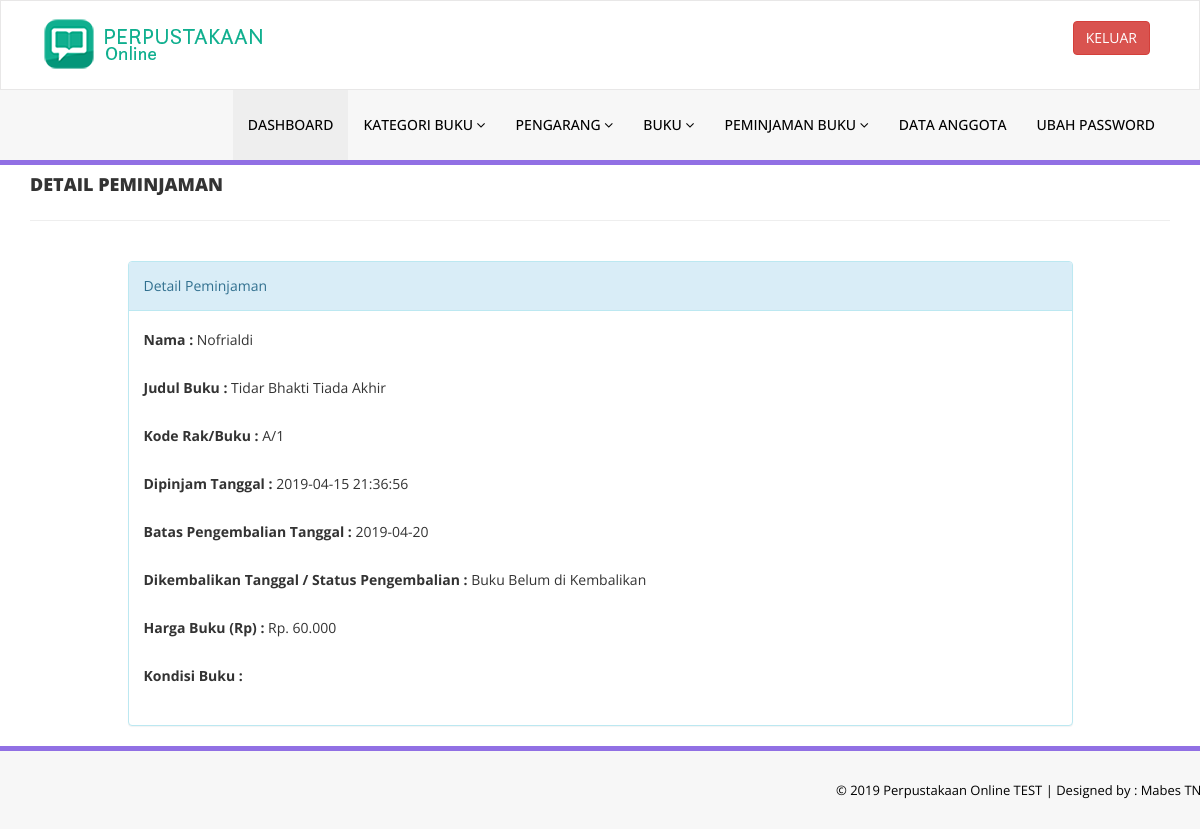
The app's page /admin/detail-issue-bookdeails.php?rid=35 (signed in) with its own data.
### tables this page shows
CREATE TABLE `tblissuedbookdetails` (
  `id` int(11) NOT NULL,
  `BookId` int(11) DEFAULT NULL,
  `StudentID` varchar(150) DEFAULT NULL,
  `IssuesDate` timestamp NULL DEFAULT CURRENT_TIMESTAMP,
  `ReturnDate` timestamp NULL DEFAULT NULL ON UPDATE CURRENT_TIMESTAMP,
  `RetrunStatus` int(1) DEFAULT NULL,
  `fine` varchar(11) DEFAULT NULL,
  `Batas` date DEFAULT NULL
);

CREATE TABLE `tblstudents` (
  `id` int(11) NOT NULL,
  `StudentId` varchar(100) DEFAULT NULL,
  `FullName` varchar(120) DEFAULT NULL,
  `EmailId` varchar(120) DEFAULT NULL,
  `MobileNumber` char(11) DEFAULT NULL,
  `Password` varchar(120) DEFAULT NULL,
  `Status` int(1) DEFAULT NULL,
  `RegDate` timestamp NULL DEFAULT CURRENT_TIMESTAMP,
  `UpdationDate` timestamp NULL DEFAULT NULL ON UPDATE CURRENT_TIMESTAMP,
  `Pangkat` varchar(255) DEFAULT NULL,
  `NRP` varchar(255) DEFAULT NULL,
  `Jabatan` varchar(255) DEFAULT NULL,
  `Satuan` varchar(255) DEFAULT NULL
);

CREATE TABLE `tblbooks` (
  `id` int(11) NOT NULL,
  `BookName` varchar(255) DEFAULT NULL,
  `CatId` int(11) DEFAULT NULL,
  `AuthorId` int(11) DEFAULT NULL,
  `ISBNNumber` varchar(11) DEFAULT NULL,
  `BookPrice` int(11) DEFAULT NULL,
  `RegDate` timestamp NULL DEFAULT CURRENT_TIMESTAMP,
  `UpdationDate` timestamp NULL DEFAULT NULL ON UPDATE CURRENT_TIMESTAMP,
  `Gambar` varchar(255) DEFAULT NULL
);

### admin/detail-issue-bookdeails.php (the view, shortened to what this page needs)
<?php
include('includes/config.php');
if(strlen($_SESSION['alogin'])==0)
    {
header('location:index.php');
}
else{
?>
<!DOCTYPE html>
<html xmlns="http://www.w3.org/1999/xhtml">
<head>
    <link href="assets/css/bootstrap.css" rel="stylesheet" />
    <link href="assets/css/font-awesome.css" rel="stylesheet" />
    <link href="assets/css/style.css" rel="stylesheet" />
</head>
<body>
<?php include('includes/header.php');?>
    <div class="content-wra
    <div class="content-wrapper">
         <div class="container">
        <div class="row pad-botm">
            <div class="col-md-12">
                <h4 class="header-line">Detail Peminjaman</h4>
                            </div>
</div>
<div class="row">
<div class="col-md-10 col-sm-6 col-xs-12 col-md-offset-1"">
<div class="panel panel-info">
<div class="panel-heading">
Detail Peminjaman
</div>
<div class="panel-body">
<form role="form" method="post">
<?php
$rid=intval($_GET['rid']);
$sql = "SELECT tblstudents.FullName,tblbooks.BookName,tblbooks.ISBNNumber,tblbooks.BookPrice,tblissuedbookdetails.IssuesDate,tblissuedbookdetails.ReturnDate,tblissuedbookdetails.Batas,tblissuedbookdetails.id as rid,tblissuedbookdetails.fine,tblissuedbookdetails.RetrunStatus from  tblissuedbookdetails join tblstudents on tblstudents.StudentId=tblissuedbookdetails.StudentId join tblbooks on tblbooks.id=tblissuedbookdetails.BookId where tblissuedbookdetails.id=:rid";
$query = $dbh -> prepare($sql);
$query->bindParam(':rid',$rid,PDO::PARAM_STR);
$query->execute();
$results=$query->fetchAll(PDO::FETCH_OBJ);
if($query->rowCount() > 0)
{
foreach($results as $result)
{               ?>
<div class="form-group">
<label>Nama :</label>
<?php echo htmlentities($result->FullName);?>
</div>
<div class="form-group">
<label>Judul Buku :</label>
<?php echo htmlentities($result->BookName);?>
</div>
<div class="form-group">
<label>Kode Rak/Buku :</label>
<?php echo htmlentities($result->ISBNNumber);?>
</div>
<div class="form-group">
<label>Dipinjam Tanggal :</label>
<?php echo htmlentities($result->IssuesDate);?>
</div>
<div class="form-group">
<label>Batas Pengembalian Tanggal :</label>
<?php echo htmlentities($result->Batas);?>
</div>
<div class="form-group">
<label>Dikembalikan Tanggal / Status Pengembalian :</label>
<?php if($result->ReturnDate=="")
                                            {
                                                echo htmlentities("Buku Belum di Kembalikan");
                                            } else {
                                            echo htmlentities($result->ReturnDate);
}
                                            ?>
</div>
<div class="form-group">
<label>Harga Buku (Rp) :</label> Rp.
<?php echo number_format($result->BookPrice, 0, ".", ".");?>
</div>
<div class="form-group">
<label>Kondisi Buku :</label>
</div>
 <?php if($result->RetrunStatus==1){?>
<button type="submit" name="return" id="submit" class="btn btn-info">Kembali </button>
 </div>
 <?php }}} ?>
                                    </form>
                            </div>
                        </div>
                            </div>
        </div>
    </div>
    </div>
  <?php include('includes/footer.php');?>
</body>
</html>
<?php } ?>

### admin/assets/css/style.css (style rules this page uses)
.header-line { font-weight:900; padding-bottom:25px; border-bottom:1px solid #eeeeee; text-transform:uppercase; }
.pad-botm { padding-bottom:30px; }

### records on screen
tblissuedbookdetails: tblstudents.FullName "Nofrialdi", BookId.BookName "Tidar Bhakti Tiada Akhir", BookId.ISBNNumber "A/1", IssuesDate "2019-04-15 21:36:56", Batas "2019-04-20", BookId.BookPrice "60.000"
